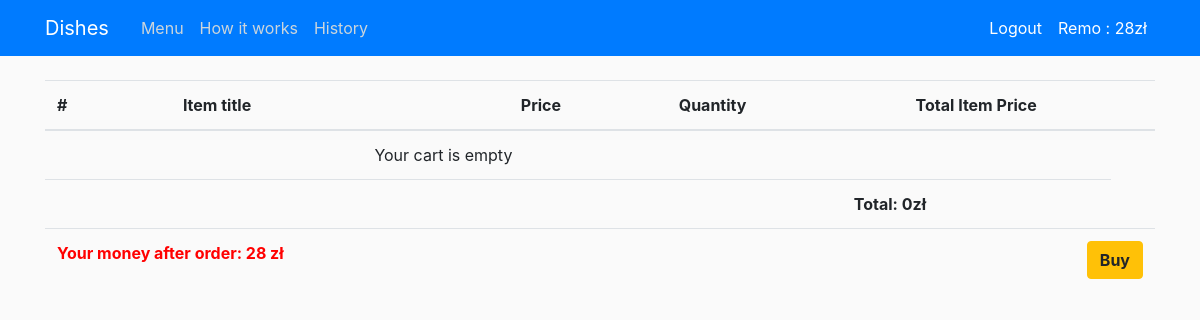
The page /order_summary/ (signed in) on the database as committed earlier.
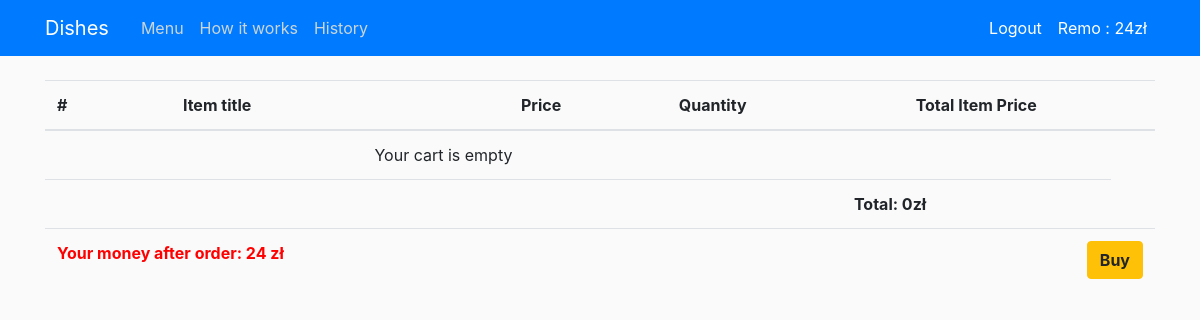
The same page on the database as committed later.
### users/models.py (models this page shows, shortened)
class Profile(models.Model):
    user = models.OneToOneField(User, on_delete=models.CASCADE)
    money = models.FloatField(default=0)

### shop/views.py (the view)
# urls.py: path('order_summary/', order_summary, name='shop-order-summary'),
@login_required
def order_summary(request):
    if check_time():
        values = countTotalPrice(request.user)
        context ={
            'orders': values["items_in_cart"],
            'total_price': values["total_price"],
            'summary': True,
            'money': Profile.objects.get(user=request.user).money
        }
        return render(request, 'shop/summary.html', context)
    else:
        return redirect('shop-home')

### shop/views.py (called while the page is built)
def check_time():
    now = datetime.now()
    if now.time() > startTime and now.time() < endTime:
        return True
    else:
        return False

def countTotalPrice(user):
    items_in_cart = Cart.objects.filter(user=user)
    total_price = 0
    for item in items_in_cart:
        composition_price = item.composition.dish.price + item.composition.addon.price
        total_price += composition_price * item.quantity
    value_to_return ={
        'total_price': total_price,
        'items_in_cart': items_in_cart
    }
    return value_to_return

### shop/templates/shop/summary.html
{% extends 'shop/base.html' %}
{% block summary %}
{% load django_template_maths %}
    <div class="container">
       <table class="table">
            <thead>
            <tr>
                <th scope="col">#</th>
                <th scope="col">Item title</th>
                <th scope="col">Price</th>
                <th scope="col" style="text-align:center">Quantity</th>
                <th scope="col"></th>
                <th scope="col" style="text-align:center">Total Item Price</th>
                <th></th>
            </tr>
            </thead>
            <tbody>
                {% for item in orders %}
                    <tr>
                        <th scope="row">{{ forloop.counter }}</th>
                        <td>{{ item.composition}}</td>
                        <td>{{ item.composition.dish.price|add:item.composition.addon.price }} zł</td>
                        <td style="text-align:center">
                            <a href="#" style="color:black">
                                {% if  item.quantity > 1%}
                                    <a href="{% url 'shop-remove-summary' item.composition.id%}">
                                        <button type="button" class="btn btn-primary btn-xs" style="padding: 3px 3px">-</button>
                                    </a>
                                {% else %}
                                    <button type="button" class="btn btn-primary btn-xs" style="padding: 3px 3px" disabled></button>
                                {% endif %}
                            </a>
                                <a>{{ item.quantity }}</a>
                            <a href="{% url 'shop-add-summary' item.composition.id%}" style="color:black">
                                <button type="button" class="btn btn-primary btn-xs" style="padding: 3px 3px">+</button>
                            </a>
                        </td>
                        <td>
                            <a href="{% url 'shop-delete-from-cart-summary' item.id%}">
                                <button type="button" class="btn btn-primary btn-xs" style="padding: 4px">x</button>
                            </a>
                        </td>
                        <td style="text-align:center">
                            {{ item.composition.dish.price|add:item.composition.addon.price|mul:item.quantity|floatformat}} zł
                        </td>
                    </tr>
                {% empty %}
                    <tr style="text-align:center">
                        <td colspan='5'>Your cart is empty</td>
                    </tr>
                {% endfor %}
                <tr>
                    <td colspan="5"><b></b></td>
                    <td><b>Total: {{ total_price }}zł</b></td>
                </tr>
                <tr>
                    <td colspan="2">
                        <a style="color:red"><b>Your money after order: {{money|sub:total_price|floatformat}} zł</b></a>
                    </td>
                    <td colspan="5">
                        <a class='btn btn-warning float-right ml-2' href="{% url 'shop-buy' %}"><b>Buy</b></a>
                    </td>
                </tr>
            </tbody>
        </table>
    </div>
{% endblock summary %}

### shop/templates/shop/base.html (shortened to what this page needs)
{% load static %}
{% load django_template_maths %}
<!DOCTYPE html>
<html>
<head>
    <link rel="stylesheet" href="https://stackpath.bootstrapcdn.com/bootstrap/4.5.2/css/bootstrap.min.css">
    <link rel="stylesheet" type="text/css" href="{% static 'shop/main.css' %}">
</head>
<body>
    <header class="site-header">
        <nav class="navbar navbar-expand-md navbar-dark bg-primary fixed-top">
            <div class="container">
                <a class="navbar-brand mr-4">Dishes</a>
                <div class="collapse navbar-collapse" id="navbarToggle">
                    <div class="navbar-nav mr-auto">
                        <a class="nav-item nav-link" href="{% url 'shop-home' %}">Menu</a>
                        <a class="nav-item nav-link" href="{% url 'shop-about' %}">How it works</a>
                        {% if user.is_authenticated %}
                            <a class="nav-item nav-link" href="{% url 'shop-history' %}">History</a>
                        {% endif %}
                    </div>
                     <div class="navbar-nav">
                        {% if user.is_authenticated %}
                            <a class="nav-item nav-link" style="color: #ffffff" href="{% url 'logout' %}">Logout</a>
                            <a class="nav-item nav-link" style="color: #ffffff" href="{% url 'profile' %}">{{ user.username }} : {{money|floatformat}}zł</a>
                        {% else %}
                            <a class="nav-item nav-link" style="color: #ffffff" href="{% url 'login' %}">Login</a>
                            <a class="nav-item nav-link" style="color: #ffffff" href="{% url 'register' %}">Register</a>
                        {% endif %}
                    </div>
                </div>
            </div>
        </nav>
    </header>
   <main role="main" class="container-fluid">
        {% if summary %}
            {% block summary %}
            {% endblock summary %}
        {% endif %}
    </main>
</body>
</html>

Rows that differ between the two databases and show on the page:
changed Profile: money "28" → "24"
